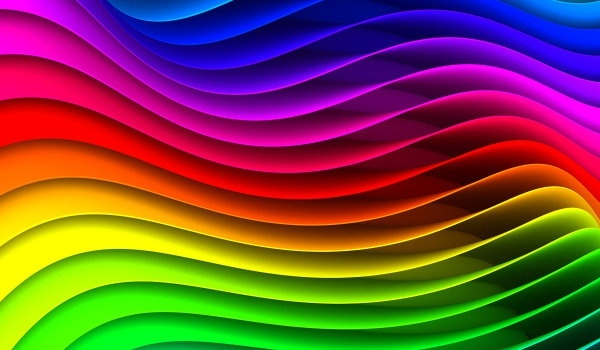
#> input picture Week5/lab1/img.png, 600 x 350 px
$ jupyter execute Task1.ipynb
#> lines starting #> are read from the running program, lines starting #| are printed output that depends on the picture
[cell 1]
import cv2
import matplotlib.pyplot as plt

[cell 2]
image = cv2.imread('img.png', cv2.IMREAD_GRAYSCALE)
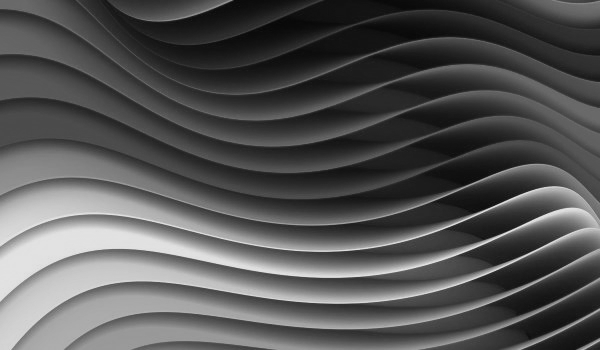
#> image: shape (350, 600); min 7, max 232, mean 84.2
equilized_image = cv2.equalizeHist(image)
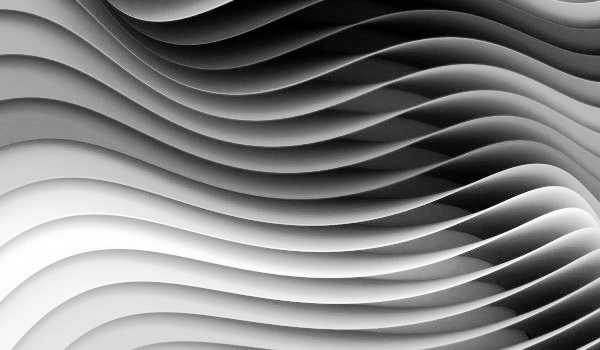
#> equilized_image: shape (350, 600); min 0, max 255, mean 128.4
plt.figure(figsize = (10, 5))

plt.subplot(2, 2, 1)
plt.imshow(image, cmap = 'gray')
plt.title('Original Image')
plt.axis("off")

[cell 3]
plt.subplot(2, 2, 2)
plt.hist(image.ravel(), bins = 256)
plt.title('Histogram')
plt.axis("off")
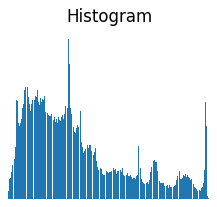
#> figure drawn by matplotlib, 1 panel
